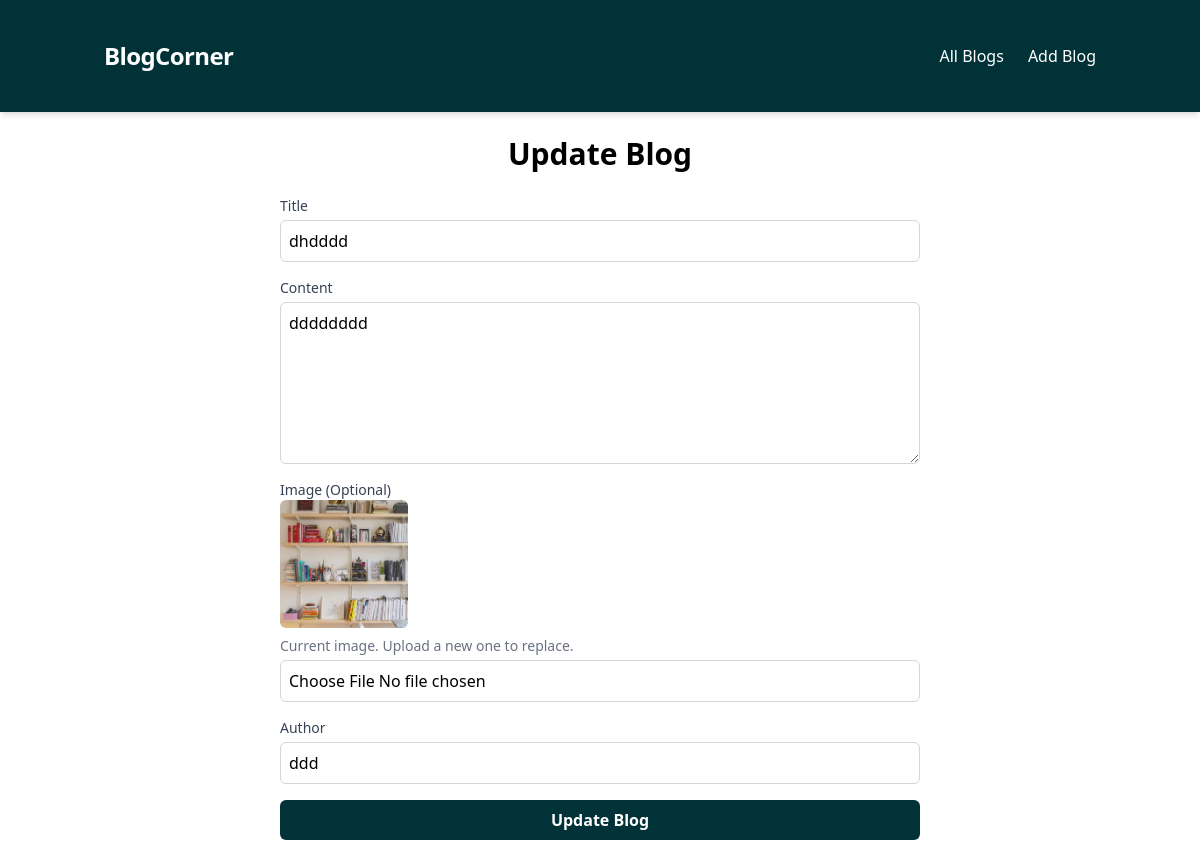
The app's page /update-blog/3/ with its own data.
### crud_app/models.py (models this page shows, shortened)
class Blog(models.Model):
    title = models.CharField(max_length=100)
    content = models.TextField()
    image=models.ImageField(upload_to='images/',null=True,blank=True)
    author = models.CharField(max_length=50)
    created_at = models.DateTimeField(auto_now_add=True)

### crud_app/views.py (the view, shortened to what this page needs)
# urls.py: path('update-blog/<int:id>/', update_blog, name='update-blog'),
def update_blog(request, id):
    blog = get_object_or_404(Blog, id=id)
    context={'blog': blog}
    return render(request, 'update-blog.html', context)

### crud_app/templates/update-blog.html (shortened to what this page needs)
{% extends 'base.html' %}
{% load static %}
{% block content %}
<h1 class="text-3xl font-bold mb-6 text-center">Update Blog</h1>
<div class="container mx-auto px-4 max-w-2xl">
  <form method="post" enctype="multipart/form-data" class="space-y-4">
    <div>
      <label for="title" class="block text-sm font-medium text-gray-700">Title</label>
      <input type="text" name="title" id="title" value="{{ blog.title }}" required class="mt-1 block w-full border border-gray-300 rounded-md p-2 focus:ring-blue-500 focus:border-blue-500">
    </div>
    <div>
      <label for="content" class="block text-sm font-medium text-gray-700">Content</label>
      <textarea name="content" id="content" required class="mt-1 block w-full border border-gray-300 rounded-md p-2 focus:ring-blue-500 focus:border-blue-500" rows="6">{{ blog.content }}</textarea>
    </div>
    <div>
      <label for="image" class="block text-sm font-medium text-gray-700">Image (Optional)</label>
      {% if blog.image %}
        <img src="{{ blog.image.url }}" alt="{{ blog.title }}" class="w-32 h-32 object-cover rounded-md mb-2">
        <p class="text-sm text-gray-500">Current image. Upload a new one to replace.</p>
      {% endif %}
      <input type="file" name="image" id="image" accept="image/*" class="mt-1 block w-full border border-gray-300 rounded-md p-2">
    </div>
    <div>
      <label for="author" class="block text-sm font-medium text-gray-700">Author</label>
      <input type="text" name="author" id="author" value="{{ blog.author }}" required class="mt-1 block w-full border border-gray-300 rounded-md p-2 focus:ring-blue-500 focus:border-blue-500">
    </div>
    <button type="submit" class="w-full bg-[#013237] text-white font-semibold py-2 rounded-md hover:bg-[#013237] transition-colors">Update Blog</button>
  </form>
</div>
{% endblock %}

### records on screen
Blog: title "dhdddd", content "dddddddd", image (picture), author "ddd"
